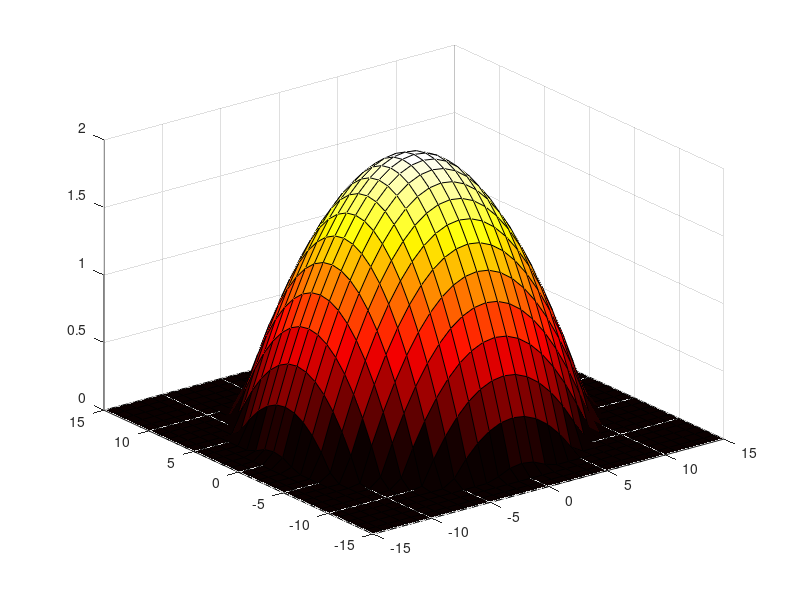

MATLAB code to generate this figure: (Note: this script raises an error after producing the figure.)
[x, y] = meshgrid(-15:1:15);
z = -(x.^2+y.^2)/75 + 2;

%fem que els punts on z és negativa siguin 0
z(z<0) = 0;

%pintem el plot
surf(x,y,z);
colormap hot;
A